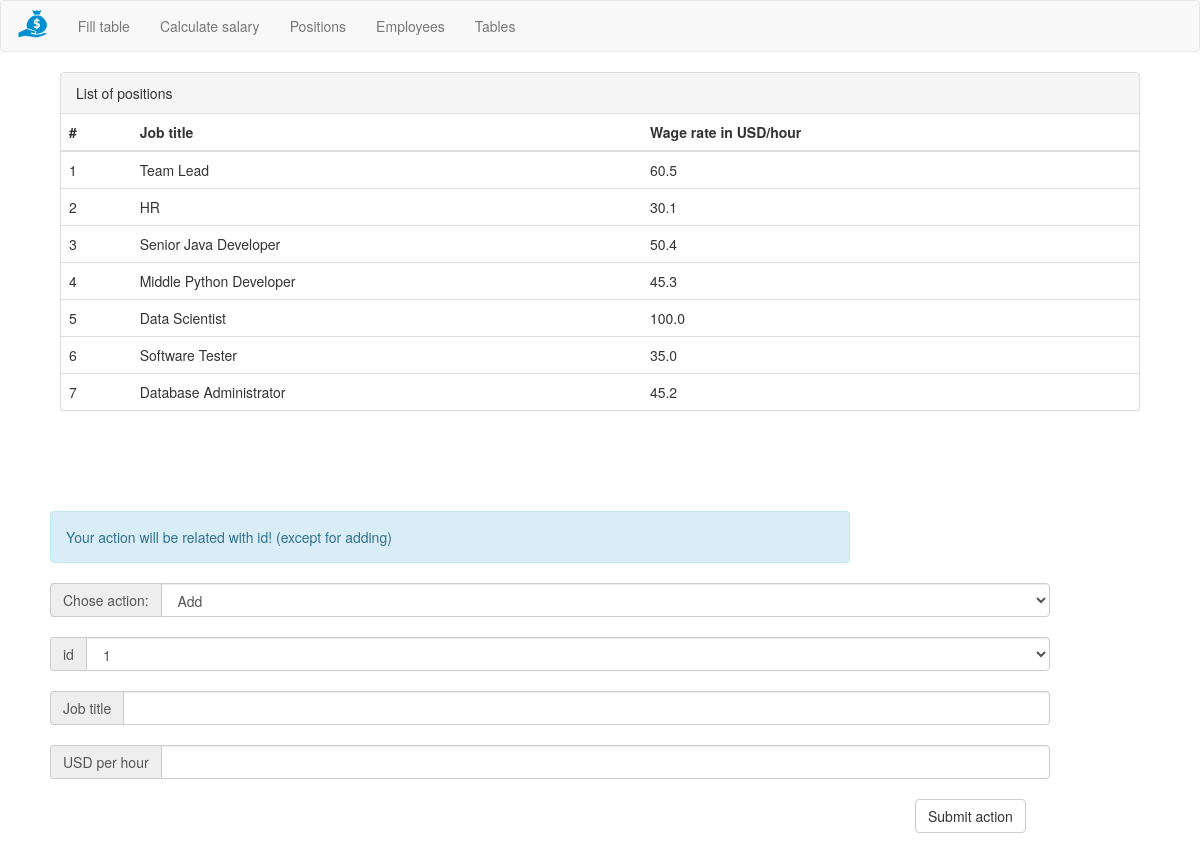
/positions/, run on the app's committed database.
### tables this page shows
CREATE TABLE Posts (id INTEGER, name TEXT, salaryPerHour FLOAT);

### __init__.py (the view)
@app.route('/positions/')
def positions():
    try:
        POSTS_DATA = Position().get_all_db_data()
        return render_template("positionts.html", POSTS_DATA=POSTS_DATA, error=None)
    except Exception as e:
        traceback.format_exc()
        return render_template("positionts.html", error="Exception has been caught: " + e.args[0])

### Position.py (called while the page is built)
    def get_all_db_data(self):
        db = sqlite.connect(self.database)
        db.row_factory = sqlite.Row
        with db:
            conn = db.cursor()
            conn.execute("SELECT * FROM {}".format(self.table))
            data = conn.fetchall()
            return data

### templates/positionts.html (shortened to what this page needs)
{% extends "header.html" %}
{% block body %}
    <div class="panel panel-default" style="max-width: 90%; margin: auto;">
        <div class="panel-heading">List of positions</div>
        <table class="table">
            <thead>
                <th> # </th>
                <th> Job title </th>
                <th> Wage rate in USD/hour </th>
            </thead>
            <tbody>
                {% for item in POSTS_DATA:%}
                <tr>
                    <td> {{item["id"]}} </td>
                    <td> {{item["name"]}} </td>
                    <td> {{item["salaryPerHour"]}} </td>
                </tr>
                {% endfor %}
            </tbody>
        </table>
    </div>
    <form method="POST" action="/posts-handler/">
        <div class="alert alert-info" role="alert" style="margin:100px 50px 20px 50px; width: 800px;">
            Your action will be related with id! (except for adding)
        </div>
        <div class="input-group" style="margin: 20px 50px; width: 1000px;">
            <span class="input-group-addon" id="basic-addon1"> Chose action: </span>
            <select type="text" class="form-control"
                    aria-describedby="basic-addon1" name="action" value="{{request.form.action}}">
                <option value="add">Add</option>
            </select>
        </div>
        <div class="input-group" style="margin: 20px 50px; width: 1000px;">
            <span class="input-group-addon" id="basic-addon1"> id </span>
            <select type="text" class="form-control"
                    aria-describedby="basic-addon1" name="id" value="{{request.form.id}}">
                {% for post in POSTS_DATA%}
                <option value="{{post['id']}}">{{post["id"]}}</option>
                {% endfor %}
            </select>
        </div>
        <div class="input-group" style="margin: 20px 50px; width: 1000px;">
            <span class="input-group-addon" id="basic-addon1"> Job title </span>
            <input type="text" class="form-control"
                    aria-describedby="basic-addon1" name="name" value="{{request.form.name}}">
        </div>
        <div class="input-group" style="margin: 20px 50px; width: 1000px;">
            <span class="input-group-addon" id="basic-addon1"> USD per hour </span>
            <input type="text" class="form-control"
                    aria-describedby="basic-addon1" name="salary" value="{{request.form.salary}}">
        </div>
        <button type="submit" class="btn btn-default" style="margin-left: 915px; margin-bottom: 50px;"> Submit action </button>
    </form>
{% endblock %}

### data on the page
Posts: id "1", name "Team Lead", salaryPerHour "60.5"
Posts: id "2", name "HR", salaryPerHour "30.1"
Posts: id "3", name "Senior Java Developer", salaryPerHour "50.4"
Posts: id "4", name "Middle Python Developer", salaryPerHour "45.3"
Posts: id "5", name "Data Scientist", salaryPerHour "100.0"
Posts: id "6", name "Software Tester", salaryPerHour "35.0"
Posts: id "7", name "Database Administrator", salaryPerHour "45.2"

### other printed values
form field id "1"
